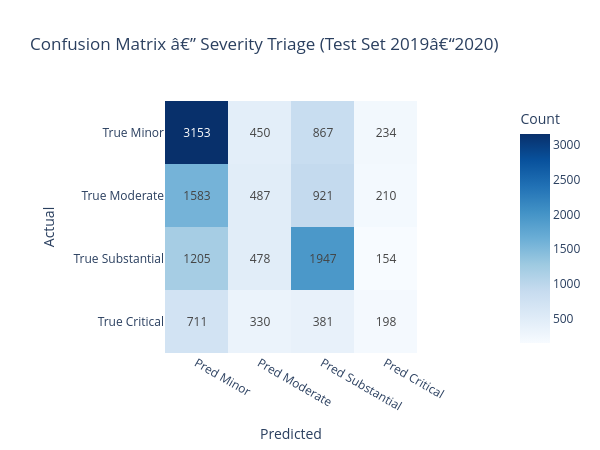

Here is the notebook cell this chart was saved with:
### Markdown cell above
## 3. Confusion Matrix

### Code cell
cm = confusion_matrix(y_true, y_pred)

fig = px.imshow(
    cm,
    labels=dict(x="Predicted", y="Actual", color="Count"),
    x=[f"Pred {SEVERITY_LABELS[i]}" for i in range(4)],
    y=[f"True {SEVERITY_LABELS[i]}" for i in range(4)],
    color_continuous_scale="Blues",
    text_auto=True,
    title="Confusion Matrix â€” Severity Triage (Test Set 2019â€“2020)",
)
fig.update_layout(height=450, width=600)
fig.show()

### Figure 1 — Plotly figure (JSON) as saved in the notebook; plotly's stock layout.template omitted (floating-point values rounded to 4 significant figures)
{"data": [{"coloraxis": "coloraxis", "hovertemplate": "Predicted: %{x}<br>Actual: %{y}<br>Count: %{z}<extra></extra>", "name": "0", "texttemplate": "%{z}", "type": "heatmap", "x": ["Pred Minor", "Pred Moderate", "Pred Substantial", "Pred Critical"], "xaxis": "x", "y": ["True Minor", "True Moderate", "True Substantial", "True Critical"], "yaxis": "y", "z": [[3153, 450, 867, 234], [1583, 487, 921, 210], [1205, 478, 1947, 154], [711, 330, 381, 198]]}], "layout": {"coloraxis": {"colorbar": {"title": {"text": "Count"}}, "colorscale": [[0, "rgb(247,251,255)"], [0.125, "rgb(222,235,247)"], [0.25, "rgb(198,219,239)"], [0.375, "rgb(158,202,225)"], [0.5, "rgb(107,174,214)"], [0.625, "rgb(66,146,198)"], [0.75, "rgb(33,113,181)"], [0.875, "rgb(8,81,156)"], [1, "rgb(8,48,107)"]]}, "height": 450, "title": {"text": "Confusion Matrix â€” Severity Triage (Test Set 2019â€“2020)"}, "width": 600, "xaxis": {"anchor": "y", "constrain": "domain", "domain": [0, 1], "scaleanchor": "y", "title": {"text": "Predicted"}}, "yaxis": {"anchor": "x", "autorange": "reversed", "constrain": "domain", "domain": [0, 1], "title": {"text": "Actual"}}}}
